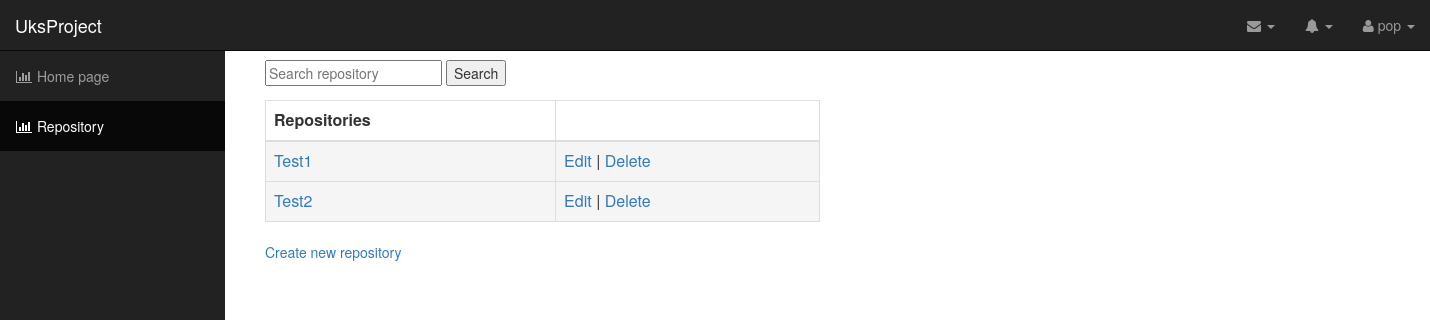
The page /repository/ (signed in) on the database as committed earlier.
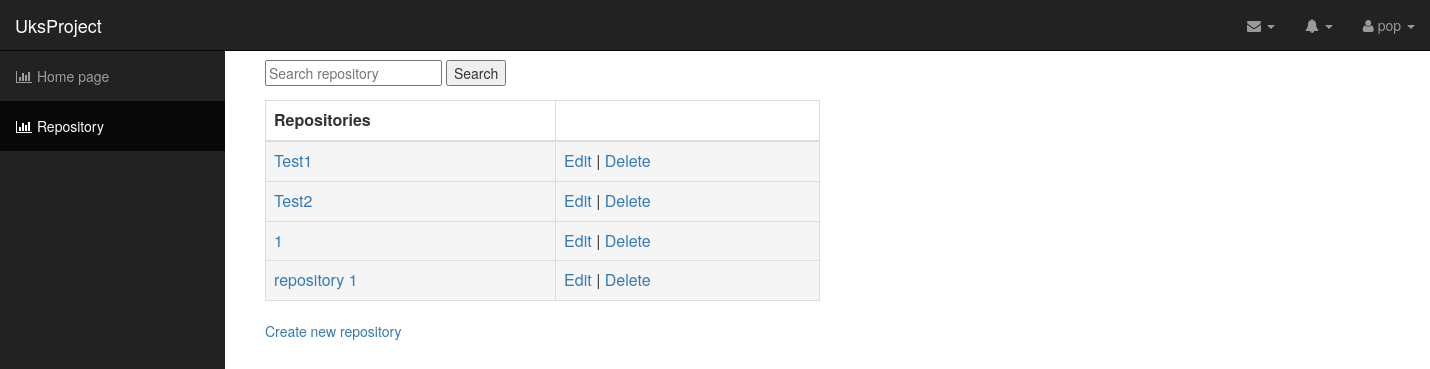
The same page on the database as committed later.
### repository/models.py (models this page shows, shortened)
class Repository(models.Model):
    name = models.CharField(max_length=100)
    description = models.CharField(max_length=100)
    isPrivate = models.BooleanField(default=True)
    contributions = models.ManyToManyField(settings.AUTH_USER_MODEL, related_name='contributions')
    author = models.ForeignKey(settings.AUTH_USER_MODEL, default=1, related_name='author')
    objects = RepositoryManager()

### repository/views.py (the view, shortened to what this page needs)
def repository_list(request):
    today = timezone.now().date()
    queryset_list = Repository.objects.active(request.user)
    request.session['menu'] = 'repository'
    query = request.GET.get("q")
    paginator = Paginator(queryset_list, 8)
    page_request_var = "page"
    page = request.GET.get(page_request_var)
    try:
        queryset = paginator.page(page)
    except PageNotAnInteger:
        queryset = paginator.page(1)
    except EmptyPage:
        queryset = paginator.page(paginator.num_pages)
    repositories = Repository.objects.all()
    res = []
    repositoriesuser = repositories.filter(author=request.user.id)
    if repositoriesuser != None:
        for repos in repositoriesuser:
            res.append(repos)
    for r in repositories:
        for con in r.contributions.all():
            if con == request.user and r not in res:
                res.append(r)
    context = {
        "object_list": res,
        "title": "List",
        "page_request_var": page_request_var,
        "today": today,
    }
    return render(request, "repository_list.html", context)

### repository/models.py (called while the page is built)
    def active(self, user, *args, **kwargs):
        result = super(RepositoryManager, self).filter(author=user.id)
        return result

### templates/repository_list.html
{% extends "base.html" %}
{% block content %}
<form method='GET' action=''>
<input type='text' name='q' placeholder='Search repository' value='{{ request.GET.q }}'/>
<input type='submit' value='Search' />
</form>
 <div class="row">
                    <div class="col-lg-6">
                         <div class="table-responsive">
                            <table class="table table-bordered table-hover table-striped">
                                <thead>
                                    <tr>
                                        <th>Repositories</th>
                                        <th></th>
                                    </tr>
                                </thead>
                                <tbody>
                                  {% for obj in object_list %}
                                    <tr class="active">
                                        <td><a href="/repository/view/{{ obj.id }}">{{obj.name}}</a></td>
                                        <td>
                                            <a href="/repository/edit/{{ obj.id }}">Edit</a> |
                                            <a href="#">Delete</a>
                                        </td>
                                    </tr>
                                  {% endfor %}
                                </tbody>
                            </table>
                        </div>
                    </div>
     </div>
 <a href="/repository/new">Create new repository</a>
{% endblock content %}

Rows that differ between the two databases and show on the page:
added Repository: name "1"
added Repository: name "repository 1"
